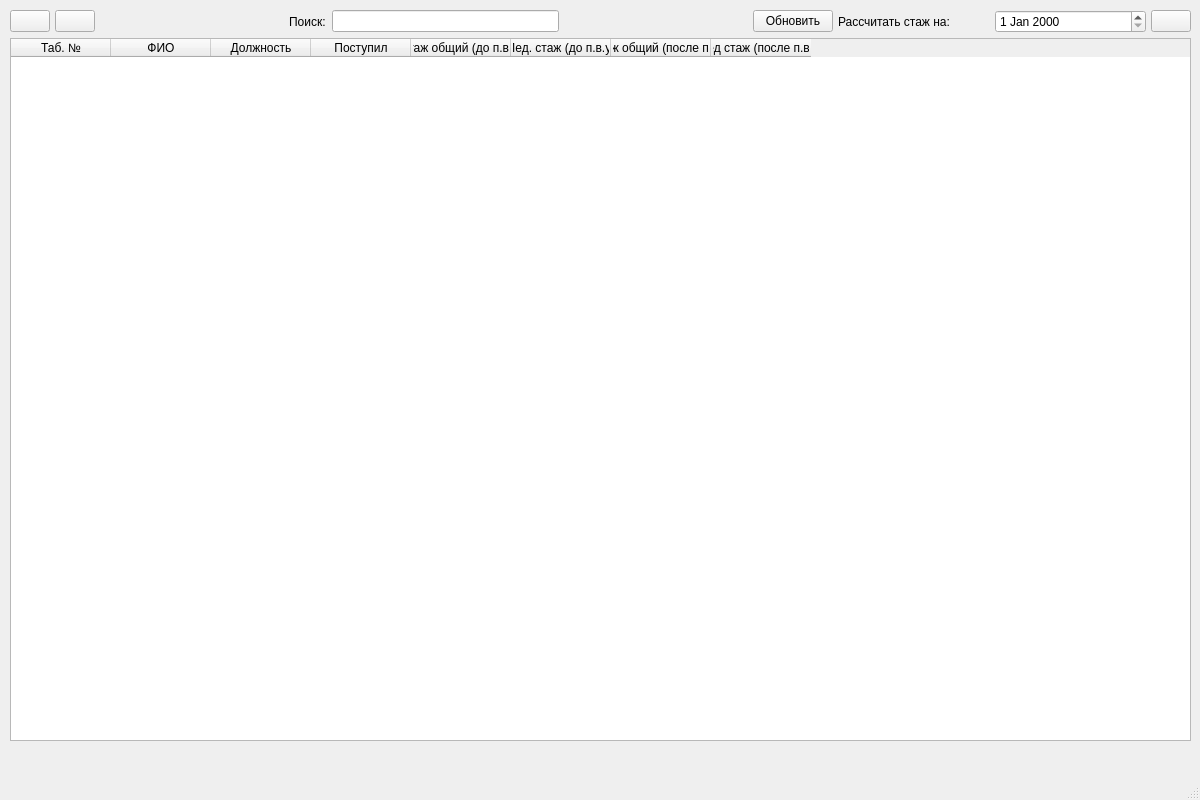
<?xml version="1.0" encoding="UTF-8"?>
<ui version="4.0">
 <class>MainWindow</class>
 <widget class="QMainWindow" name="MainWindow">
  <property name="geometry">
   <rect>
    <x>0</x>
    <y>0</y>
    <width>1200</width>
    <height>800</height>
   </rect>
  </property>
  <property name="windowTitle">
   <string>MainWindow</string>
  </property>
  <widget class="QWidget" name="centralwidget">
   <widget class="QWidget" name="verticalLayoutWidget">
    <property name="geometry">
     <rect>
      <x>0</x>
      <y>0</y>
      <width>1201</width>
      <height>751</height>
     </rect>
    </property>
    <layout class="QVBoxLayout" name="verticalLayout">
     <property name="spacing">
      <number>5</number>
     </property>
     <property name="leftMargin">
      <number>10</number>
     </property>
     <property name="topMargin">
      <number>10</number>
     </property>
     <property name="rightMargin">
      <number>10</number>
     </property>
     <property name="bottomMargin">
      <number>10</number>
     </property>
     <item>
      <layout class="QHBoxLayout" name="horizontalLayout" stretch="1,1,5,1,6,5,0,4,4,0">
       <item>
        <widget class="QPushButton" name="add_row_btn">
         <property name="text">
          <string/>
         </property>
        </widget>
       </item>
       <item>
        <widget class="QPushButton" name="remove_row_btn">
         <property name="text">
          <string/>
         </property>
        </widget>
       </item>
       <item>
        <spacer name="horizontalSpacer">
         <property name="orientation">
          <enum>Qt::Horizontal</enum>
         </property>
         <property name="sizeHint" stdset="0">
          <size>
           <width>40</width>
           <height>20</height>
          </size>
         </property>
        </spacer>
       </item>
       <item>
        <widget class="QLabel" name="label_2">
         <property name="text">
          <string>Поиск:</string>
         </property>
        </widget>
       </item>
       <item>
        <widget class="QLineEdit" name="search_lineedit"/>
       </item>
       <item>
        <spacer name="horizontalSpacer_2">
         <property name="orientation">
          <enum>Qt::Horizontal</enum>
         </property>
         <property name="sizeHint" stdset="0">
          <size>
           <width>40</width>
           <height>20</height>
          </size>
         </property>
        </spacer>
       </item>
       <item>
        <widget class="QPushButton" name="update_btn">
         <property name="text">
          <string>Обновить</string>
         </property>
        </widget>
       </item>
       <item>
        <widget class="QLabel" name="label">
         <property name="text">
          <string>Рассчитать стаж на:</string>
         </property>
        </widget>
       </item>
       <item>
        <widget class="QDateEdit" name="dateEdit"/>
       </item>
       <item>
        <widget class="QPushButton" name="calendar_dialog_btn">
         <property name="text">
          <string/>
         </property>
        </widget>
       </item>
      </layout>
     </item>
     <item>
      <widget class="QTableWidget" name="Table">
       <property name="styleSheet">
        <string notr="true"/>
       </property>
       <column>
        <property name="text">
         <string>Таб. №</string>
        </property>
       </column>
       <column>
        <property name="text">
         <string>ФИО</string>
        </property>
       </column>
       <column>
        <property name="text">
         <string>Должность</string>
        </property>
       </column>
       <column>
        <property name="text">
         <string>Поступил</string>
        </property>
       </column>
       <column>
        <property name="text">
         <string>Стаж общий (до п.в.у)</string>
        </property>
       </column>
       <column>
        <property name="text">
         <string>Пед. стаж (до п.в.у)</string>
        </property>
       </column>
       <column>
        <property name="text">
         <string>Стаж общий (после п.в.у)</string>
        </property>
       </column>
       <column>
        <property name="text">
         <string>Пед стаж (после п.в.у)</string>
        </property>
       </column>
      </widget>
     </item>
    </layout>
   </widget>
  </widget>
  <widget class="QMenuBar" name="menubar">
   <property name="geometry">
    <rect>
     <x>0</x>
     <y>0</y>
     <width>1200</width>
     <height>26</height>
    </rect>
   </property>
  </widget>
  <widget class="QStatusBar" name="statusbar"/>
  <action name="actionOpen">
   <property name="text">
    <string>Open</string>
   </property>
  </action>
  <action name="actionNew">
   <property name="text">
    <string>New</string>
   </property>
  </action>
  <action name="actionSave">
   <property name="text">
    <string>Save</string>
   </property>
  </action>
 </widget>
 <resources/>
 <connections/>
</ui>
